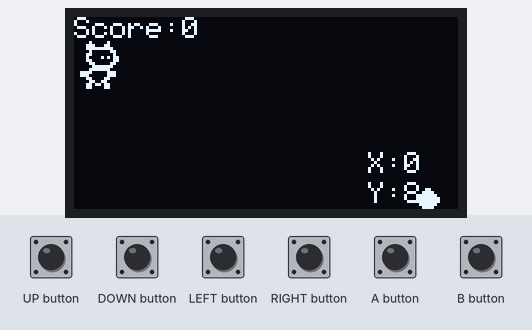
Bench run of a sketch on a simulated Arduboy, built with avr-gcc and run on an emulated ATmega32U4. On the bench: 128×64 one-colour display. The inputs (shaded band) are chosen by the test bench. Random numbers use the default seed unless the sketch sets one; what the sketch prints to the serial monitor is not drawn.

Above: at 1.2 s.
1.3 s: DOWN button pressed for 1 s
At 3.1 s:
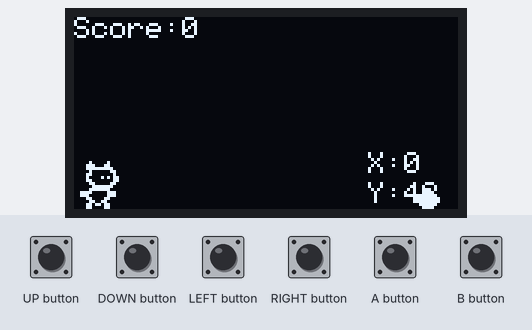
3.8 s: RIGHT button pressed for 1 s
At 5.9 s:
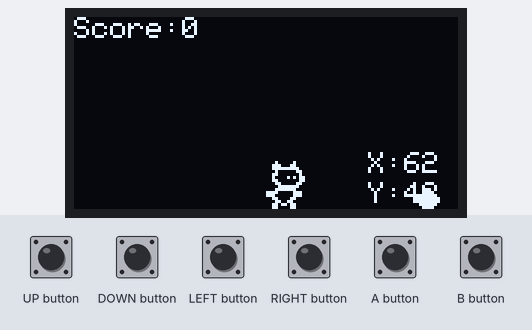
6.3 s: UP button pressed for 0.15 s
At 7.3 s:
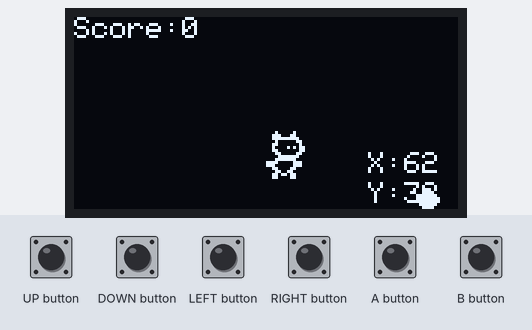
7.9 s: LEFT button pressed for 0.15 s
At 9.1 s:
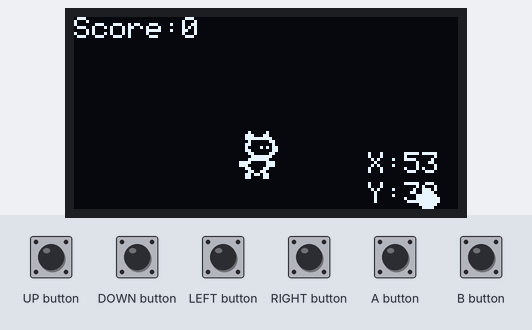
9.5 s: UP button pressed for 1 s
At 11.5 s:
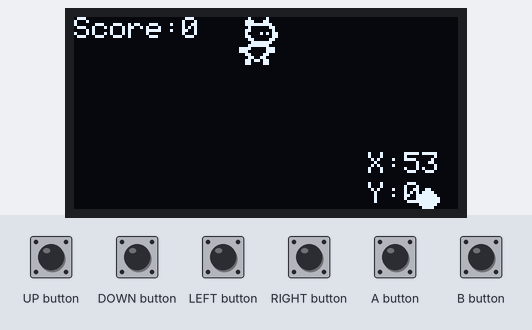
12.0 s: DOWN button pressed for 0.15 s
At 12.5 s:
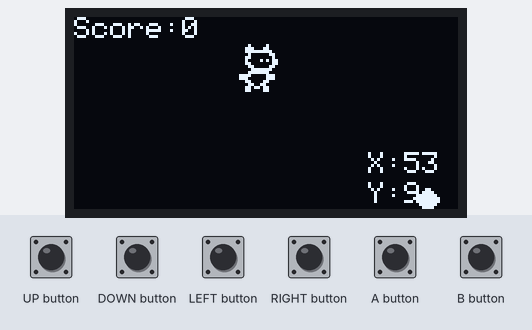
Timing chart, 0 to 14.6 s (numbered marks = the images above; inputs shaded):
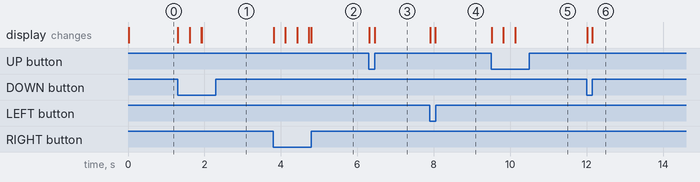

The sketch:

coin_collector.ino
```cpp
/*
    Coin Collector
    By Bjoern Schilberg
    March, 2019

*/

#include <Arduboy2.h>
Arduboy2 arduboy;

const unsigned char PROGMEM fox_image[] = {
    0x00, 0x00, 0x00, 0x00, 0x76, 0xdf, 0x86, 0x04, 0x04, 0x24, 0x06, 0x27, 0x8c, 0xf8, 0x60, 0x00,
    0x00, 0x00, 0x0c, 0x0c, 0xdc, 0xf6, 0x23, 0x43, 0x43, 0x23, 0xf3, 0xdf, 0x0d, 0x0c, 0x00, 0x00};

const unsigned char PROGMEM coin_image[] = {
    0x18, 0x3c, 0x7e, 0xff, 0xff, 0x7e, 0x3c, 0x18};

struct Fox
{
    uint8_t x;
    uint8_t y;
    const unsigned char *image;
};

Fox fox = {0, 8, fox_image};

struct Coin
{
    uint8_t x;
    uint8_t y;
    const unsigned char *image;
};

Coin coin = {};

uint8_t score = 0;

bool collision()
{

    Rect foxRect = Rect{fox.x, fox.y, 16, 16};
    Rect coinRect = Rect{coin.x, coin.y, 8, 8};

    if (arduboy.collide(foxRect, coinRect))
    {
        return true;
    }

    return false;
}

void setup()
{
    // Clears the screen at sets the framerate to 60 fps
    arduboy.begin();

    // Special technique to make sure that the seed is random to get a different sequence each time.
    arduboy.initRandomSeed();

    coin = {(uint8_t)random(0,128), (uint8_t)random(0,64), coin_image};

    arduboy.display();
    Serial.begin(9600);
}

void loop()
{
    //Prevent the Arduboy from running too fast
    if (!arduboy.nextFrame())
    {
        return;
    }

    arduboy.clear();

    if (arduboy.pressed(LEFT_BUTTON) && fox.x > 0)
    {
        fox.x--;
    }
    if (arduboy.pressed(RIGHT_BUTTON) && fox.x + 16 < 128)
    {
        fox.x++;
    }
    if (arduboy.pressed(UP_BUTTON) && fox.y > 0)
    {
        fox.y--;
    }
    if (arduboy.pressed(DOWN_BUTTON) && fox.y + 16 < 64)
    {
        fox.y++;
    }

    //arduboy.println(fox.x);
    //arduboy.println(fox.y);
    //arduboy.println(score);
    arduboy.print("Score:");
    arduboy.print(score);
    arduboy.setCursor(98, 45);
    arduboy.print("X:");
    arduboy.print(fox.x);
    arduboy.setCursor(98, 55);
    arduboy.print("Y:");
    arduboy.print(fox.y);

    if (collision())
    {
        score += 1;
        coin.x = (uint8_t)random(0, 128-8);
        coin.y = (uint8_t)random(0, 64-8);
    };
    arduboy.drawBitmap(fox.x, fox.y, fox.image, 16, 16, WHITE);
    arduboy.drawBitmap(coin.x, coin.y, coin.image, 8, 8, WHITE);

    //Serial.write(arduboy.getBuffer(), 128 * 64 / 8);
    Serial.println(score);

    arduboy.display();
}
```

Measured:
- after the input at 1.3 s, the display: first changes at once (image 1 shows a later state)
- after the input at 3.8 s, the display: first changes at once (image 2 shows a later state)
- after the input at 6.3 s, the display: first changes at once (image 3 shows a later state)
- after the input at 7.9 s, the display: first changes at once (image 4 shows a later state)
- after the input at 9.5 s, the display: first changes at once (image 5 shows a later state)
- after the input at 12.0 s, the display: first changes at once (image 6 shows a later state)
